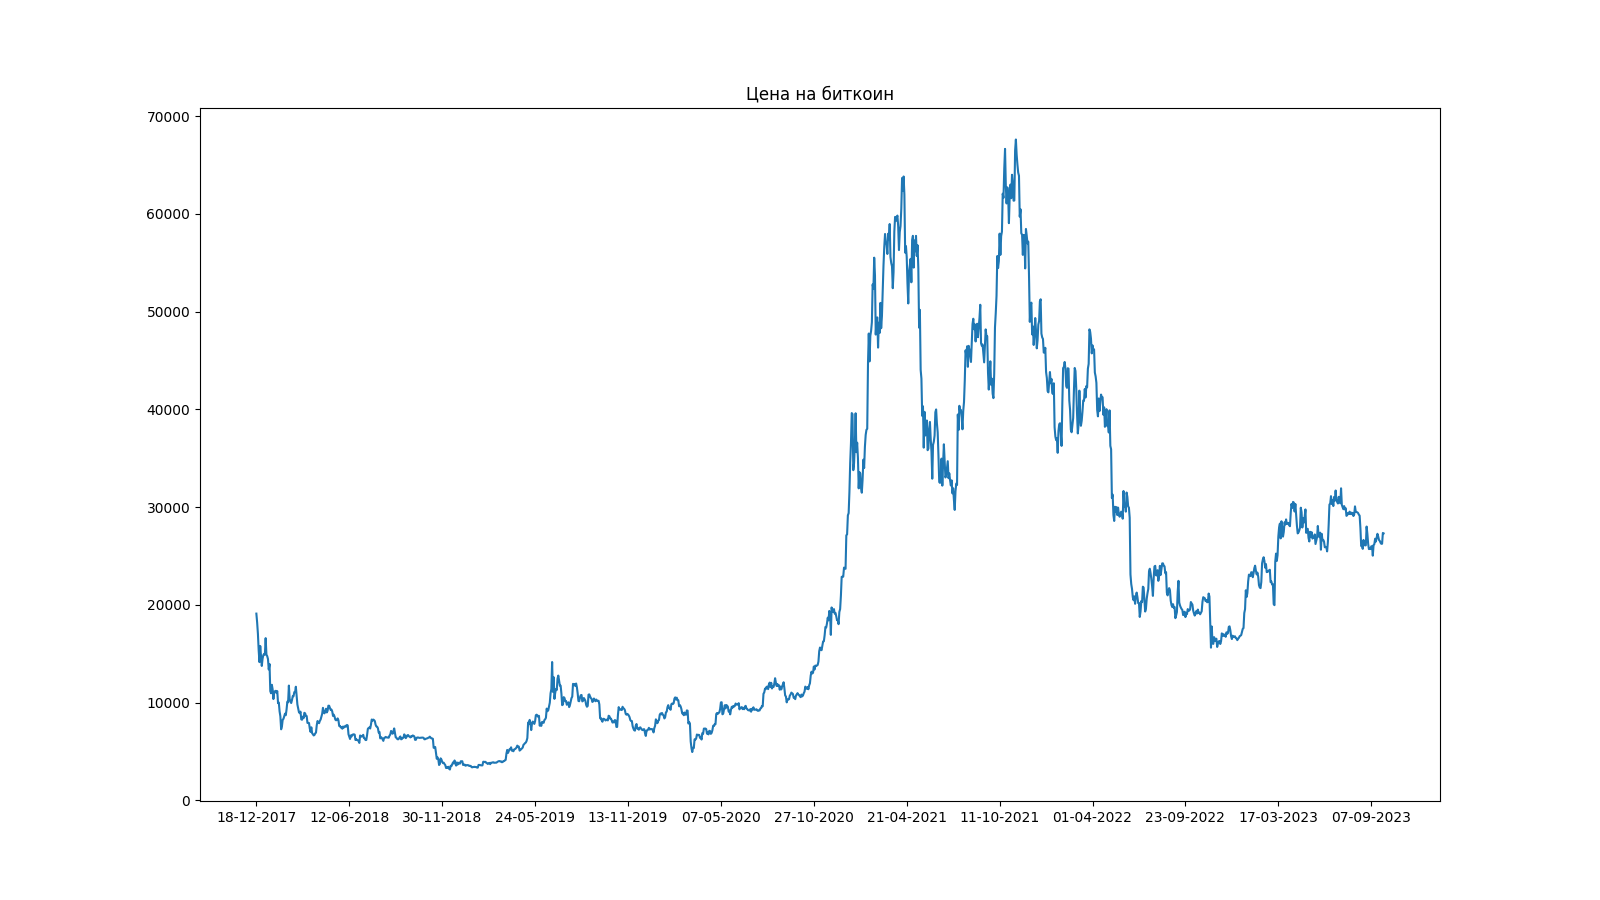

The Python source for this figure:
import numpy as np
import pandas as pd
import matplotlib.pyplot as plt

df = pd.read_csv("BTC_data.csv")
#print(df.head())

fig = plt.figure(figsize = (16, 9), dpi = 100)
ax1 = fig.add_subplot(111)

#print(set(df["Species"]))
#{'Iris-versicolor', 'Iris-virginica', 'Iris-setosa'}
#print(df[df["SepalLengthCm"] > 5].count())

ax1.set_title("Цена на биткоин")
data = list(map((lambda s: s[8:10] + "-" + s[5:7] + "-" + s[0:4]),list(df["time"])))
ax1.plot(range(len(data)), df["close"])
print(len(data))
ax1.set_xticks(ticks = list(range(0, len(data), 120)), labels = data[::120])

plt.savefig("5.png")
plt.show()
